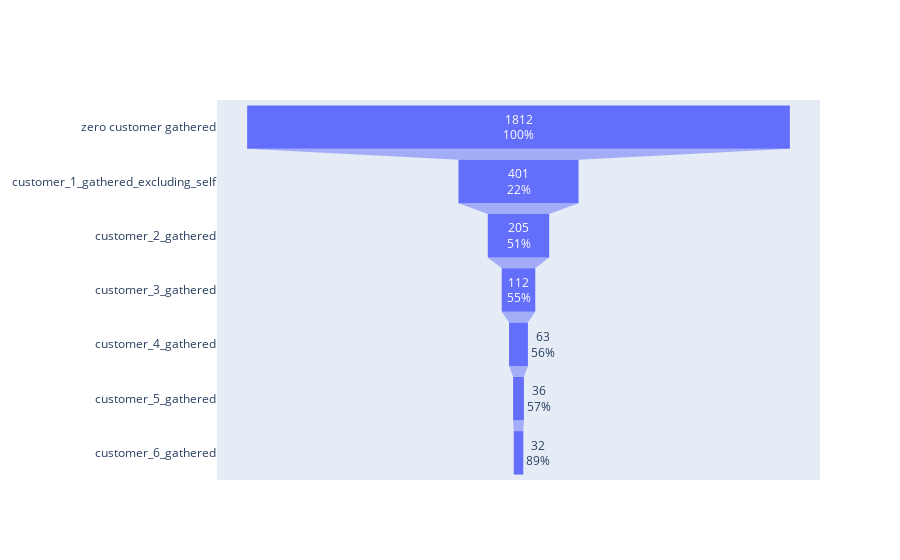

Source (notebook cell):
### Code cell
fig=go.Figure()
fig.add_trace(go.Funnel(
    name='new partners',
     y=new_cols,
    x=all_d,
    textinfo='value+percent previous'))

### Figure 1 — Plotly figure (JSON) as saved in the notebook; plotly's stock layout.template omitted (floating-point values rounded to 4 significant figures)
{"data": [{"name": "new partners", "textinfo": "value+percent previous", "type": "funnel", "x": [1812, 401, 205, 112, 63, 36, 32, 15, 9, 4, 2], "y": ["zero customer gathered", "customer_1_gathered_excluding_self", "customer_2_gathered", "customer_3_gathered", "customer_4_gathered", "customer_5_gathered", "customer_6_gathered"]}], "layout": {}}
